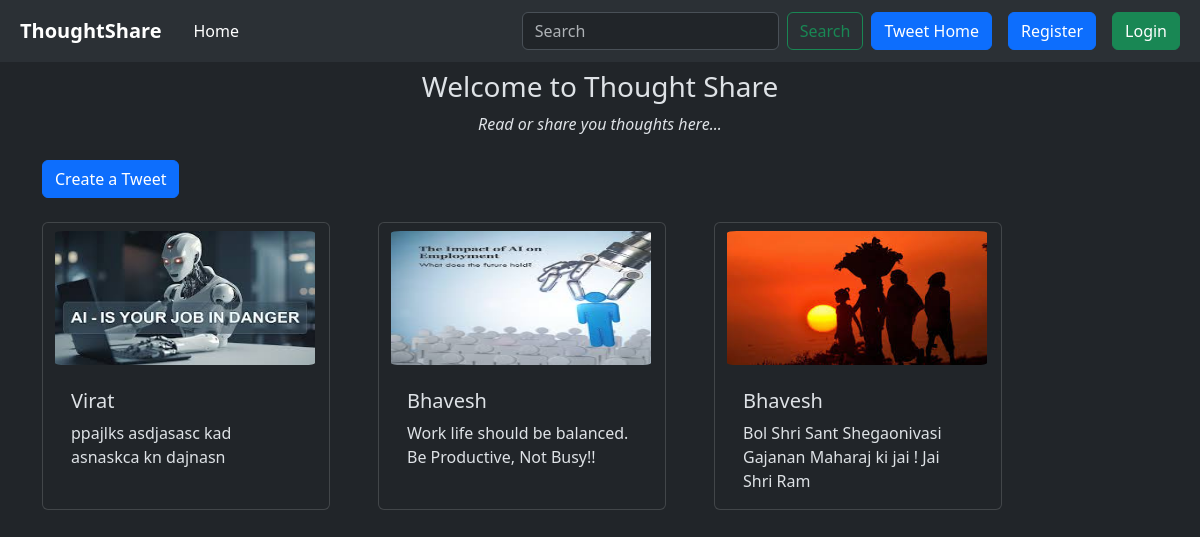
Screenshot of /tweet/ with the database file from the repository.
### tweet/models.py (models this page shows, shortened)
class Tweet(models.Model):
  user=models.ForeignKey(User, on_delete=models.CASCADE)
  text=models.TextField(max_length=300)
  image= models.ImageField(upload_to='Photos/',blank=True,null=True)
  created_at= models.DateTimeField(auto_now_add=True)
  updated_at= models.DateTimeField(auto_now=True)

### tweet/views.py (the view)
# urls.py: path('',views.tweet_list, name='tweet_list'),
def tweet_list(request):
  tweets= Tweet.objects.all().order_by('-created_at')
  return render(request, "tweet/tweet_list.html",{"tweets":tweets})

### tweet/templates/tweet/tweet_list.html (shortened to what this page needs)
{% extends "layout.html" %} <br />
{% block content %}
<h3 style="text-align: center" class="pt-2">Welcome to Thought Share</h3>
<p style="text-align: center"><i>Read or share you thoughts here...</i></p>
<div class="py-2 pb-4">
  <a class="btn btn-primary" href="{% url 'tweet_create' %}"> Create a Tweet</a>
</div>
<div class="container row gap-5">
  {% for tweet in tweets %}
  <div class="card" style="width: 18rem">
    <img
      src="{{tweet.image.url}}"
      class="card-img-top py-2"
      style="height: 150px; width: 260px; object-fit: fill; border-radius: 10px"
    />
    <div class="card-body">
      <h5 class="card-title">{{tweet.user.username}}</h5>
      <p class="card-text">{{tweet.text}}</p>
    </div>
  </div>
  {% endfor %}
</div>
{% endblock content %}

### templates/layout.html (shortened to what this page needs)
{% load static %}
<!DOCTYPE html>
<html lang="en" data-bs-theme="dark">
  <head>
    <link
      href="https://cdn.jsdelivr.net/npm/bootstrap@5.3.3/dist/css/bootstrap.min.css"
      rel="stylesheet"
    />
  </head>
  <body>
    <nav class="navbar navbar-expand-lg bg-body-tertiary">
      <div class="container-fluid">
        <a class="navbar-brand p-2" href="{% url 'tweet_list' %}">
          <b>ThoughtShare</b></a
        >
        <div class="collapse navbar-collapse" id="navbarSupportedContent">
          <ul class="navbar-nav me-auto mb-2 mb-lg-0">
            <li class="nav-item">
              <a
                class="nav-link active"
                aria-current="page"
                href="{% url 'home' %}"
                >Home</a
              >
            </li>
          </ul>
          <form class="d-flex" role="search">
            <input
              class="form-control me-2"
              type="search"
              placeholder="Search"
              aria-label="Search"
            />
            <button class="btn btn-outline-success" type="submit">
              Search
            </button>
          </form>
          <a href="{% url 'tweet_list' %}" class="btn btn-primary mx-2"
            >Tweet Home</a
          >
          {% if user.is_authenticated %}
          <form method="post" action="{% url 'logout' %}">
            {% csrf_token %}
            <button class="btn btn-danger" type="submit">Logout</button>
          </form>
          {% else %}
          <a href="{% url 'register' %}" class="btn btn-primary mx-2"
            >Register</a
          >
          <a href="{% url 'login' %}" class="btn btn-success mx-2">Login</a>
          {% endif %}
        </div>
      </div>
    </nav>
    <div class="container">{% block content %}{% endblock %}</div>
  </body>
</html>

### rows the page displays
Tweet: image (picture), user.username "Virat", text "ppajlks asdjasasc kad asnaskca kn dajnasn"
Tweet: image (picture), user.username "Bhavesh", text "Work life should be balanced. Be Productive, Not Busy!!"
Tweet: image (picture), user.username "Bhavesh", text "Bol Shri Sant Shegaonivasi Gajanan Maharaj ki jai ! Jai Shri Ram"
